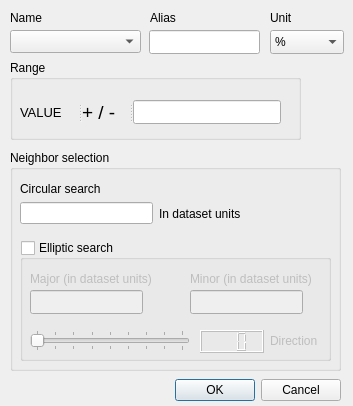
<?xml version="1.0" encoding="UTF-8"?>
<ui version="4.0">
 <class>SetMSTAVarOptionsDlg</class>
 <widget class="QDialog" name="SetMSTAVarOptionsDlg">
  <property name="geometry">
   <rect>
    <x>0</x>
    <y>0</y>
    <width>353</width>
    <height>406</height>
   </rect>
  </property>
  <property name="sizePolicy">
   <sizepolicy hsizetype="Fixed" vsizetype="Fixed">
    <horstretch>0</horstretch>
    <verstretch>0</verstretch>
   </sizepolicy>
  </property>
  <property name="windowTitle">
   <string>MSTA variable definition</string>
  </property>
  <widget class="QDialogButtonBox" name="buttonBox">
   <property name="geometry">
    <rect>
     <x>150</x>
     <y>360</y>
     <width>191</width>
     <height>61</height>
    </rect>
   </property>
   <property name="orientation">
    <enum>Qt::Horizontal</enum>
   </property>
   <property name="standardButtons">
    <set>QDialogButtonBox::Cancel|QDialogButtonBox::Ok</set>
   </property>
  </widget>
  <widget class="QGroupBox" name="groupBox">
   <property name="geometry">
    <rect>
     <x>10</x>
     <y>150</y>
     <width>331</width>
     <height>221</height>
    </rect>
   </property>
   <property name="title">
    <string>Neighbor selection</string>
   </property>
   <widget class="QGroupBox" name="anysotropyGroup">
    <property name="geometry">
     <rect>
      <x>10</x>
      <y>90</y>
      <width>311</width>
      <height>121</height>
     </rect>
    </property>
    <property name="font">
     <font>
      <weight>50</weight>
      <bold>false</bold>
     </font>
    </property>
    <property name="title">
     <string>Elliptic search</string>
    </property>
    <property name="checkable">
     <bool>true</bool>
    </property>
    <property name="checked">
     <bool>false</bool>
    </property>
    <widget class="QLineEdit" name="minorAxisLineEdit">
     <property name="geometry">
      <rect>
       <x>170</x>
       <y>50</y>
       <width>113</width>
       <height>24</height>
      </rect>
     </property>
    </widget>
    <widget class="QLineEdit" name="majorAxisLineEdit">
     <property name="geometry">
      <rect>
       <x>10</x>
       <y>50</y>
       <width>113</width>
       <height>24</height>
      </rect>
     </property>
    </widget>
    <widget class="QLabel" name="label_6">
     <property name="geometry">
      <rect>
       <x>170</x>
       <y>30</y>
       <width>131</width>
       <height>17</height>
      </rect>
     </property>
     <property name="text">
      <string>Minor (in dataset units)</string>
     </property>
    </widget>
    <widget class="QLabel" name="label_7">
     <property name="geometry">
      <rect>
       <x>10</x>
       <y>30</y>
       <width>130</width>
       <height>17</height>
      </rect>
     </property>
     <property name="text">
      <string>Major (in dataset units)</string>
     </property>
    </widget>
    <widget class="QSlider" name="directionSlider">
     <property name="geometry">
      <rect>
       <x>10</x>
       <y>90</y>
       <width>160</width>
       <height>21</height>
      </rect>
     </property>
     <property name="maximum">
      <number>359</number>
     </property>
     <property name="sliderPosition">
      <number>0</number>
     </property>
     <property name="orientation">
      <enum>Qt::Horizontal</enum>
     </property>
     <property name="invertedAppearance">
      <bool>false</bool>
     </property>
     <property name="invertedControls">
      <bool>false</bool>
     </property>
     <property name="tickPosition">
      <enum>QSlider::TicksBothSides</enum>
     </property>
     <property name="tickInterval">
      <number>45</number>
     </property>
    </widget>
    <widget class="QLCDNumber" name="directonLcdNumber">
     <property name="geometry">
      <rect>
       <x>180</x>
       <y>90</y>
       <width>64</width>
       <height>23</height>
      </rect>
     </property>
     <property name="digitCount">
      <number>3</number>
     </property>
    </widget>
    <widget class="QLabel" name="label_10">
     <property name="geometry">
      <rect>
       <x>250</x>
       <y>90</y>
       <width>61</width>
       <height>21</height>
      </rect>
     </property>
     <property name="text">
      <string>Direction</string>
     </property>
    </widget>
   </widget>
   <widget class="QWidget" name="layoutWidget">
    <property name="geometry">
     <rect>
      <x>10</x>
      <y>50</y>
      <width>221</width>
      <height>27</height>
     </rect>
    </property>
    <layout class="QHBoxLayout" name="horizontalLayout">
     <item>
      <widget class="QLineEdit" name="variableDgLineEdit">
       <property name="contextMenuPolicy">
        <enum>Qt::DefaultContextMenu</enum>
       </property>
       <property name="clearButtonEnabled">
        <bool>false</bool>
       </property>
      </widget>
     </item>
     <item>
      <widget class="QLabel" name="label_9">
       <property name="text">
        <string>In dataset units</string>
       </property>
      </widget>
     </item>
    </layout>
   </widget>
   <widget class="QLabel" name="label_8">
    <property name="geometry">
     <rect>
      <x>10</x>
      <y>30</y>
      <width>84</width>
      <height>17</height>
     </rect>
    </property>
    <property name="text">
     <string>Circular search</string>
    </property>
   </widget>
  </widget>
  <widget class="QLabel" name="label">
   <property name="geometry">
    <rect>
     <x>10</x>
     <y>10</y>
     <width>35</width>
     <height>16</height>
    </rect>
   </property>
   <property name="text">
    <string>Name</string>
   </property>
  </widget>
  <widget class="QLabel" name="label_2">
   <property name="geometry">
    <rect>
     <x>150</x>
     <y>10</y>
     <width>29</width>
     <height>16</height>
    </rect>
   </property>
   <property name="text">
    <string>Alias</string>
   </property>
  </widget>
  <widget class="QLabel" name="label_3">
   <property name="geometry">
    <rect>
     <x>270</x>
     <y>10</y>
     <width>25</width>
     <height>16</height>
    </rect>
   </property>
   <property name="text">
    <string>Unit</string>
   </property>
  </widget>
  <widget class="QLineEdit" name="variableAliasLineEdit">
   <property name="geometry">
    <rect>
     <x>149</x>
     <y>30</y>
     <width>111</width>
     <height>24</height>
    </rect>
   </property>
  </widget>
  <widget class="QComboBox" name="variableUnitComboBox">
   <property name="geometry">
    <rect>
     <x>270</x>
     <y>30</y>
     <width>74</width>
     <height>24</height>
    </rect>
   </property>
   <property name="currentText">
    <string>%</string>
   </property>
   <item>
    <property name="text">
     <string>%</string>
    </property>
   </item>
   <item>
    <property name="text">
     <string>metre</string>
    </property>
   </item>
   <item>
    <property name="text">
     <string>phi</string>
    </property>
   </item>
   <item>
    <property name="text">
     <string>undefined</string>
    </property>
   </item>
  </widget>
  <widget class="QGroupBox" name="groupBox_2">
   <property name="geometry">
    <rect>
     <x>10</x>
     <y>60</y>
     <width>291</width>
     <height>80</height>
    </rect>
   </property>
   <property name="font">
    <font>
     <weight>50</weight>
     <bold>false</bold>
    </font>
   </property>
   <property name="title">
    <string>Range</string>
   </property>
   <widget class="QSplitter" name="splitter_2">
    <property name="geometry">
     <rect>
      <x>10</x>
      <y>40</y>
      <width>261</width>
      <height>24</height>
     </rect>
    </property>
    <property name="orientation">
     <enum>Qt::Horizontal</enum>
    </property>
    <widget class="QLabel" name="label_4">
     <property name="font">
      <font>
       <pointsize>10</pointsize>
      </font>
     </property>
     <property name="text">
      <string>VALUE</string>
     </property>
    </widget>
    <widget class="QLabel" name="label_5">
     <property name="font">
      <font>
       <pointsize>14</pointsize>
      </font>
     </property>
     <property name="text">
      <string>+ / -</string>
     </property>
    </widget>
    <widget class="QLineEdit" name="pmVariableRangeLineEdit"/>
   </widget>
  </widget>
  <widget class="QComboBox" name="variableNameComboBox">
   <property name="geometry">
    <rect>
     <x>10</x>
     <y>30</y>
     <width>131</width>
     <height>23</height>
    </rect>
   </property>
  </widget>
 </widget>
 <resources/>
 <connections>
  <connection>
   <sender>buttonBox</sender>
   <signal>accepted()</signal>
   <receiver>SetMSTAVarOptionsDlg</receiver>
   <slot>accept()</slot>
   <hints>
    <hint type="sourcelabel">
     <x>248</x>
     <y>360</y>
    </hint>
    <hint type="destinationlabel">
     <x>157</x>
     <y>274</y>
    </hint>
   </hints>
  </connection>
  <connection>
   <sender>buttonBox</sender>
   <signal>rejected()</signal>
   <receiver>SetMSTAVarOptionsDlg</receiver>
   <slot>reject()</slot>
   <hints>
    <hint type="sourcelabel">
     <x>316</x>
     <y>360</y>
    </hint>
    <hint type="destinationlabel">
     <x>286</x>
     <y>274</y>
    </hint>
   </hints>
  </connection>
  <connection>
   <sender>directionSlider</sender>
   <signal>valueChanged(int)</signal>
   <receiver>directonLcdNumber</receiver>
   <slot>display(int)</slot>
   <hints>
    <hint type="sourcelabel">
     <x>146</x>
     <y>341</y>
    </hint>
    <hint type="destinationlabel">
     <x>215</x>
     <y>342</y>
    </hint>
   </hints>
  </connection>
  <connection>
   <sender>anysotropyGroup</sender>
   <signal>toggled(bool)</signal>
   <receiver>variableDgLineEdit</receiver>
   <slot>setDisabled(bool)</slot>
   <hints>
    <hint type="sourcelabel">
     <x>43</x>
     <y>242</y>
    </hint>
    <hint type="destinationlabel">
     <x>40</x>
     <y>210</y>
    </hint>
   </hints>
  </connection>
 </connections>
</ui>
